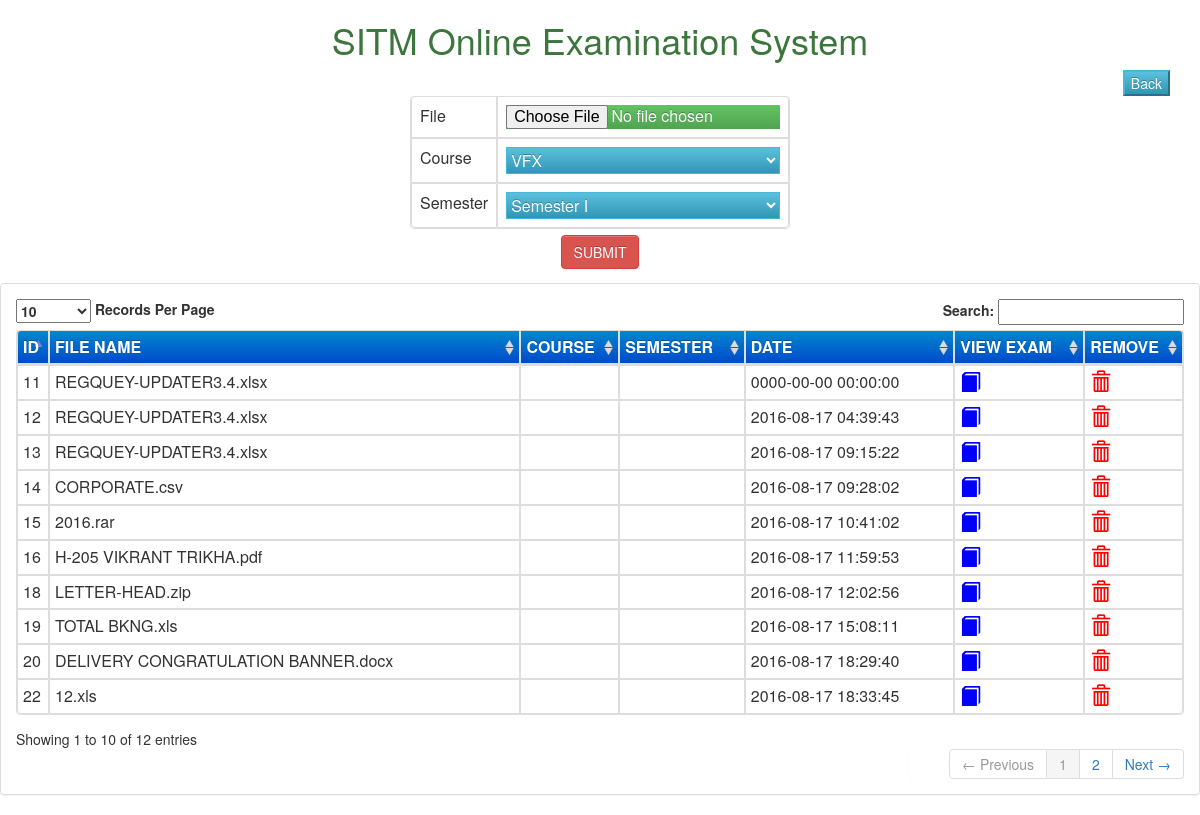
The page /oes/theoryexam/index.php on the database its author committed.
### tables this page shows
CREATE TABLE IF NOT EXISTS `upload` (
  `id` int(10) unsigned NOT NULL auto_increment,
  `name` varchar(255) NOT NULL,
  `date` datetime NOT NULL,
  PRIMARY KEY  (`id`)
);

### oes/theoryexam/index.php (the view, shortened to what this page needs)
<html>
<head>
<link href="css/bootstrap.css" rel="stylesheet" type="text/css" media="screen">
<link rel="stylesheet" type="text/css" href="css/DT_bootstrap.css">
<link rel="stylesheet" type="text/css" href="css/font-awesome.css">
<link rel="stylesheet" href="css/bootstrap.min.css">
<link rel="stylesheet" href="font-awesome/css/font-awesome.min.css"/>
</head>
<body>
<div class="section">
    <div class="container">
        <div class="row">
            <h1 class="text-center text-success">SITM Online Examination System</h1>
            <div class="col-lg-4"></div>
            <div class="col-lg-4"></div>
            <div class="col-lg-4 text-right">
                <a href="../admin/admwelcome.php"><button class="btn-info btn-group-xs right" title="Back">Back</button></a>
            </div>
        </div>
    </div>
</div>
<div class="row">
    <div class="col-lg-4"></div>
    <div class="col-lg-4">
        <form enctype="multipart/form-data"  action="" id="wb_Form1" name="form" method="post">
            <table class="table table-bordered table-responsive">
                <tr><td>File</td><td><input type="file" name="photo" id="photo" required="required" class="btn-success btn-block"></td></tr>
                <tr><td>Course</td><td>
                        <select name="course" class="btn-info btn-block">
                            <option value="VFX">VFX</option>
                        </select>
                    </td></tr>
                <tr><td>Semester</td><td>
                        <select name="semester" class="btn-info btn-block">
                            <option value="I">Semester I</option>
                        </select>
                    </td></tr>
            </table>
            <input type="submit" class="btn btn-danger center-block" value="SUBMIT" name="submit">
        </form>
    </div>
    <div class="col-lg-4"></div>
</div>
							 <div class="col-md-18">
	<div class="container-fluid" style="margin-top:0px;">
   <div class = "row">
		<div class="panel panel-default">
			<div class="panel-body">
				<div class="table-responsive">
							<form method="post" action="delete.php" >
                        <table cellpadding="0" cellspacing="0" border="0" class="table table-condensed table-bordered" id="example">
                            <thead class="btn-primary">
                                <tr>
                                    <th>ID</th>
                                    <th>FILE NAME</th>
                                    <th>COURSE</th>
                                    <th>SEMESTER</th>
                                   <th>DATE</th>
				<th>VIEW EXAM</th>
				<th>REMOVE</th>
                                </tr>
                            </thead>
                            <tbody>
							<?php
							$query=mysql_query("select * from upload ORDER BY id DESC")or die(mysql_error());
							while($row=mysql_fetch_array($query)){
							?>
										<tr>
                                         <td><?php echo $row['id'] ?></td>
                                         <td><?php echo $row['name'] ?></td>
                                         <td><?php echo $row['course'] ?></td>
                                            <td><?php echo $row['semester'] ?></td>
                                            <td><?php echo $row['date'] ?></td>
										<td>
				<a href="<?php echo "pdfreader/web/viewer.html?file=%2Foes/theoryexam/files/".$row['name']; ?>" title="click to view"><span class="glyphicon glyphicon-book" style="font-size:20px; color:blue"></span></a>
				</td>
				<td>
				<a href="delete.php?del=<?php echo $row['id']?>"><span class="glyphicon glyphicon-trash" style="font-size:20px; color:red"></span></a>
				</td>
                                </tr>
						          <?php } ?>
                            </tbody>
                        </table>
                            </div>
        </div>
        </div>
        </div>
    </div>
</body>
</html>

### rows shown on the page
upload: id "22", name "12.xls", date "2016-08-17 18:33:45"
upload: id "20", name "DELIVERY CONGRATULATION BANNER.docx", date "2016-08-17 18:29:40"
upload: id "19", name "TOTAL BKNG.xls", date "2016-08-17 15:08:11"
upload: id "18", name "LETTER-HEAD.zip", date "2016-08-17 12:02:56"
upload: id "16", name "H-205 VIKRANT TRIKHA.pdf", date "2016-08-17 11:59:53"
upload: id "15", name "2016.rar", date "2016-08-17 10:41:02"
upload: id "14", name "CORPORATE.csv", date "2016-08-17 09:28:02"
upload: id "13", name "REGQUEY-UPDATER3.4.xlsx", date "2016-08-17 09:15:22"
upload: id "12", name "REGQUEY-UPDATER3.4.xlsx", date "2016-08-17 04:39:43"
upload: id "11", name "REGQUEY-UPDATER3.4.xlsx", date "0000-00-00 00:00:00"
